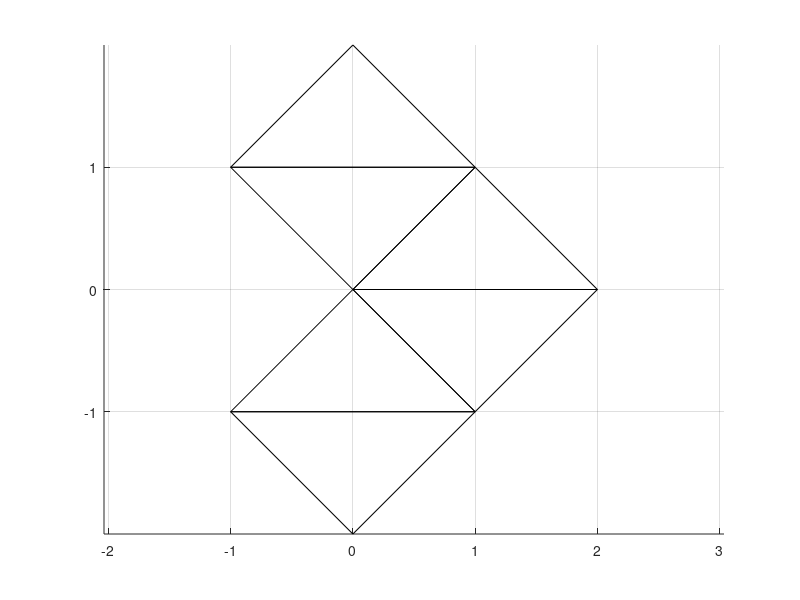

The MATLAB script that drew this image:
elem=[3 6 1
4 1 6
6 8 4
7 4 8
4 7 2
5 2 7];
node=[-1 -1 12
-1 1 12
0 -2 1
0 0 22
0 2 1
1 -1 1
1 1 1
2 0 1
];
trisurf(elem,node(:,1),node(:,2),zeros(size(node,1),1),'facecolor','none')
view(2); axis equal; axis off; drawnow;
axis on
